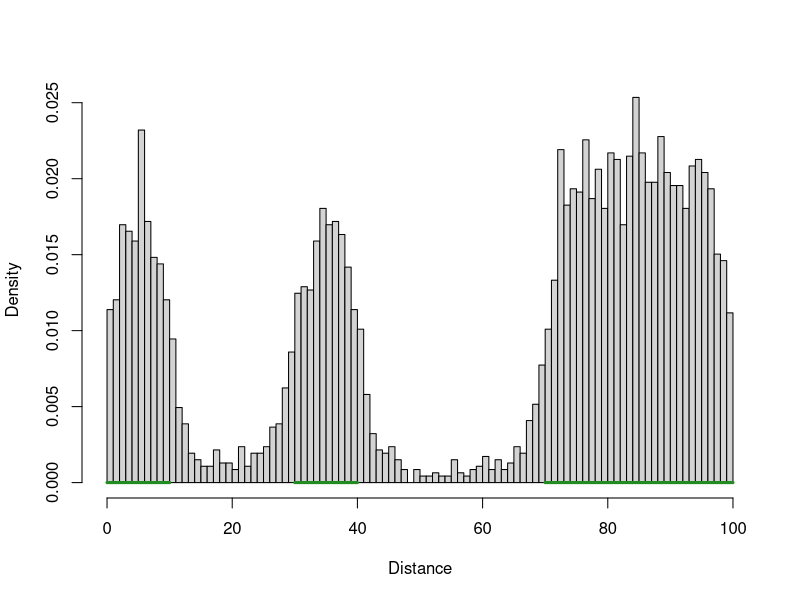
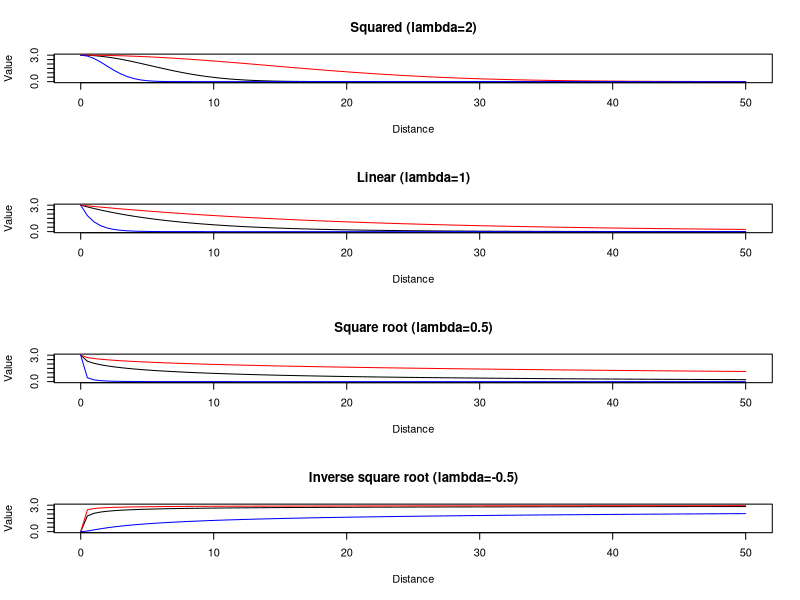
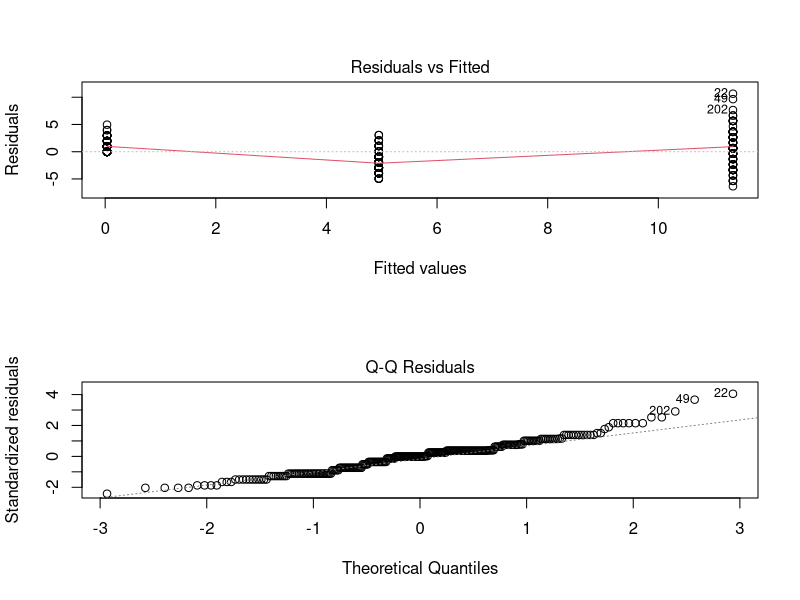
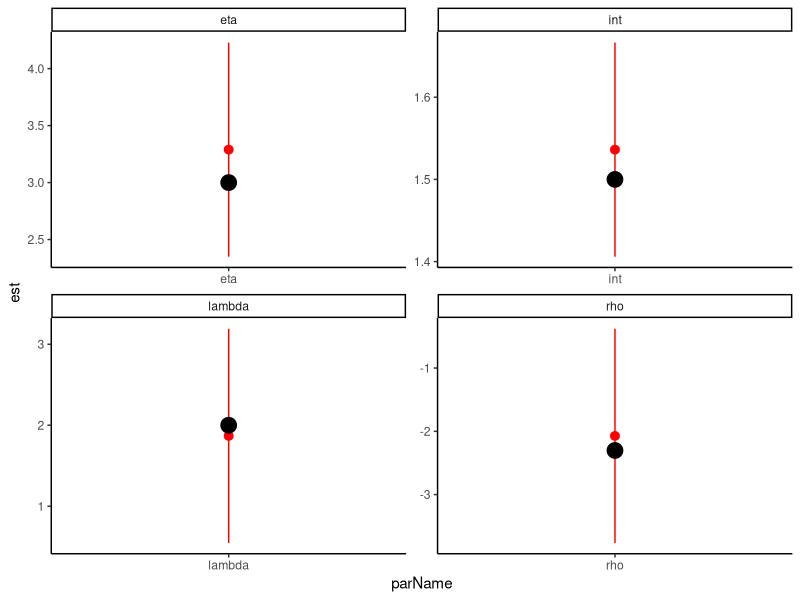

The R source for these figures, in order: (Note: this script raises an error after producing the figures.)
#Simulation to look at dispersal distances from seminatural features, SR 2020

library(tidyverse)

# Functions for simulation -------------------------------------------------------

#Idea: 2D world of habitable patches surrounded by uninhabitable matrix. 
#Organisms start in a patch, reproduce according to logistic growth equation (K related to size of patch), and then disperse according to some univariate normal distribution
#If they land in another/the same patch, they add to its population
#Basically just the theory of island biogeography + metapopulation stuff

#Function to generate distribution of propagules from some source
#patches - dataframe of patches: xmin, xmax, n = starting population
#worldLims - vector of x-limits
#r - rate of growth at n=0
#dispType - dispersal kernel ('normal','t','cauchy','ft')
#dispPars - vector of parameters for dispersal (SD, c(SD,nu) for t-dist, c(a,b) for fat-tailed)
#tim - time steps to take
#kfac - factor to multiply patch size by (raises K-constant of patch)
#propDisperse - proportion of organisms that disperse, rather than staying in the patch (between 0 and 1)
#figure - what type of figure should be displayed ('hist','dense','none')
#lastStep - should only last step be saved (T/F)
#returnDist - should locations of dispersers be returned as a vector (T/F)
mkDist <- function(patches,worldLims,r,dispType,dispPars,tim,kfac,propDisperse=1,figure='hist',lastStep=F,returnDist=F){
  #Helper functions
  
  #Logistic growth equation (n at t+1)
  ntPlus <- function(nt,r,K){
    nt+(r*nt*(1-(nt/K)))
  }
  
  #Generate random numbers from 2-sided fat tailed distribution
  #1-sided: function(d,a,b) 1/(1+a*d^b)
  rft2 <- function(n,a,b){
    d <- runif(n,0,1) #Random uniform
    posneg <- sample(c(-1,1),n,T) #Positive/negative 1
    return(posneg*((1-d)/(a*d))^(1/b))
  }
  
  #Parameters for patches
  patches$size <- with(patches,xmax-xmin) #Size of patch
  patches$mid <- rowMeans(patches[,c('xmax','xmin')]) #Middle of patch
  npatches <- nrow(patches) #number of patches
  
  # plot(0,type='n',xlim=range(patches[,c('xmax','xmin')]),ylim=c(0,30),xlab='',ylab='')
  # for(i in 1:length(patches)){
  #   with(patches,{
  #     lines(c(xmin[i],xmax[i]),c(0,0),col='forestgreen',lwd=3)
  #     points(rep(mean(c(xmin[i],xmax[i])),n[i]),1:(n[i]),pch=19)
  #   })
  # }
  
  recordDisp <- list() #List to store dispersal
  
  for(t in 1:tim){
    #Reproduce
    for(i in 1:npatches){
      patches$n[i] <- max(0,round(ntPlus(patches$n[i],r,patches$size[i]))) #Population cannot be negative
    }
    
    #Disperse
    
    # dLocs <- with(patches,unlist(mapply(rnorm,n,mid,disp))) #Disperse from middle of patch
    dLocs <- numeric(0) #Empty set to store locations
    for(i in 1:npatches){
      #Dispersal location for migrants - all individuals disperse if propDisperse == 1
      nDispersers <- round(patches$n[i]*propDisperse)
      
      dLocs <- with(patches,c(dLocs,switch(dispType, #Choose dispersal kernel
        normal=rnorm(nDispersers,runif(nDispersers,xmin[i],xmax[i]),dispPars[1]), #Normal distribution
        cauchy=rcauchy(nDispersers,runif(nDispersers,xmin[i],xmax[i]),dispPars[1]), #Cauchy
        t=rt(nDispersers,dispPars[2])*dispPars[1] + runif(nDispersers,xmin[i],xmax[i]), #Student's t (regularized)
        ft=rft2(nDispersers,dispPars[1],dispPars[2]) + runif(nDispersers,xmin[i],xmax[i]) #2-sided fat-tailed
      )))
                     
      #Should try fat-tailed as well, as in Chapman et al 2006
      #Formula f(d|a,b) = 1/(1+a*d^b); authors found a = 0.3-0.4, b = 1.5-1.6
      #Turns out this is impossible to integrate. Better to use t dist or cauchy dist.
      #https://besjournals.onlinelibrary.wiley.com/doi/full/10.1111/j.1365-2656.2006.01172.x
      
      patches$n[i] <- patches$n[i] - nDispersers #Remove migrants
      if(patches$n[i]<0) stop('Population negative')
    }
    
    #Assign migrants to new patches
    for(i in 1:npatches){
      #New population = residents + immigrants
      patches$n[i] <- patches$n[i] + sum(dLocs>=patches$xmin[i] & dLocs<=patches$xmax[i]) 
    }
    
    #Record location of all migrants (sucessful/unsuccessful)
    recordDisp[[t]] <- dLocs
  }
  
  if(lastStep) recordDisp <- recordDisp[[length(recordDisp)]] #Only saves the last time step
  
  recordDisp <- unlist(recordDisp) #Converts to vector
  recordDisp <- recordDisp[recordDisp>=min(worldLims)&recordDisp<=max(worldLims)] #Get rid of records outside of world range
  
  if(figure=='hist'|figure=='dens'){ #Make a figure of the dispersal data
    # plot(0,type='n',xlim=range(patches[,c('xmax','xmin')]),ylim=c(0,max(patches$n)),xlab='',ylab='') #Empty plot
    if(figure=='hist') hist(unlist(recordDisp),freq=F,main='',breaks=100,xlim=worldLims,xlab='Distance') #Histogram plot
    
    if(figure=='dens') plot(density(unlist(recordDisp)),zero.line=T,main='',xlim=worldLims,xlab='Distance') #Density plot
    
    
    for(i in 1:npatches){
      with(patches,{
        lines(c(xmin[i],xmax[i]),c(0,0),col='forestgreen',lwd=3)
        # if(n[i]>0) points(rep(mean(c(xmin[i],xmax[i])),n[i]),1:(n[i]),pch=19)
      })
    }
  }
  
  if(returnDist) return(recordDisp)

}

patches <- data.frame(xmin=c(0,30,70),xmax=c(10,40,100),n=c(5,5,15))
worldLims <- c(0,100)
r <- 1 #Rate of growth

# #normal distribution
# dispType <- 'normal'
# dispPars <- c(5)

# #t distribution
# dispType <- 't'
# dispPars <- c(5,3) #dispersal parameters

# #cauchy distribution 
# dispType <- 'cauchy'
# dispPars <- c(1) #dispersal parameters

#2-sided fat-tailed distribution
dispType <- 'ft'
dispPars <- c(0.4,1.5) #dispersal parameters

tim <- 1000 #Time steps
kfac <- 10 #Factor to multiply k by (change carrying capacity for all patches)

#Works
mkDist(patches,worldLims,r,dispType,dispPars,tim,kfac,propDisperse=0.1,figure='hist',lastStep=F,returnDist=F)

#Function to generate random 1-D landscapes
# worldLim: vector of x-limits to world
# nPatches: number of patches to generate
# nWorlds: number of random landscapes to generate (Go then. There are other worlds than these.)
# leaveClear: location(s) to check if patches intersect (reject intersecting worlds). NA indicates no patches needed
mkLandscape <- function(worldLims,nPatches,nWorlds=1,leaveClear=NA){
  #Width of world
  worldWidth <- max(worldLims)-min(worldLims)
  #Number of non-overlapping points
  nPoints <- ifelse(any(is.na(leaveClear)),0,length(leaveClear))
  
  require(gtools)
  nBreaks <- (nPatches*2)+1 #Dimensions for dirichlet process
  outputList <- list()
  listInd <- 1 #Index for list
  
  while(length(outputList)<nWorlds){
    #Generate "cut up string" of locations using dirichlet process
    breakLocs <- cumsum(c(0,rdirichlet(1,rep(1,nBreaks))))*worldWidth + min(worldLims) 
    
    #Assemble into data frame
    patches <- data.frame(xmin=breakLocs[1:length(breakLocs)-1],xmax=breakLocs[2:length(breakLocs)])
    patches <- patches[seq(2,nrow(patches)-1,2),] #Choose only "middle" patches
    rownames(patches) <- NULL #Reset row names
    
    #Check intersection criteria
    pass <- nPoints==0 || !any(rep(patches$xmax,nPoints)>=rep(leaveClear,each=nPatches) & 
                   rep(leaveClear,each=nPatches)>=rep(patches$xmin,nPoints))
    
    if(pass) { #If it passes, append to list
      outputList[[listInd]] <- patches 
      # patches$size <- patches$xmax-patches$xmin #Calculate patch size
      listInd <- listInd + 1 #Increment counter
    }
  }
  return(outputList)
}

#Function to extract "onion skin" proportions of patch cover at distances from cent
# patches: dataframe with xlims of patches
# cent: vector of centre locations
# rad: length of radius
# nSlice: number of slices to take from 0 to rad
onionSkin <- function(patches,cent,rad,nSlice,scale=F){
  #Helper function
  overlap <- function(t1,t2,b1,b2){ #How much of a target line (t1,t2) overlaps the boundary line (b1,b2)
    if(t1>=t2|b1>=b2) stop('Second argument (t2/b2) must be larger than first (t1/b1)')
    max(0,min(t2,b2)-max(t1,b1))
  }
  
  #Setup 
  nPatch <- nrow(patches) #Number of patches specified
  nCent <- length(cent) #Number of point centres to use
  wSlice <- rad/nSlice #Width of a slice
  
  #Matrix for storing values
  results <- matrix(rep(NA,nCent*nSlice),nrow=nCent,ncol=nSlice)
  rownames(results) <- cent
  colnames(results) <- paste0('d',format(round(seq(wSlice,rad,wSlice),2),nsmall=2,trim=T))
  
  for(i in 1:nCent){ #For each point centre
    for(j in 1:nSlice){ #For each slice
      #Boundaries for each slice
      left <- c(cent-wSlice*j,cent-wSlice*(j-1))
      right <- c(cent+wSlice*(j-1),cent+wSlice*j)
      results[i,j] <- 0 #Initialize to zero
      for(k in 1:nPatch){
        results[i,j] <- results[i,j] + #Add overlap 
          overlap(patches$xmin[k],patches$xmax[k],left[1],left[2]) + 
          overlap(patches$xmin[k],patches$xmax[k],right[1],right[2])
      }
    }
  }
  if(scale){ #Scales results to proportion of area in slices
    results <- results/(rad*2/nSlice)
  }
  return(results) #Output
}

#Negative exponential decay function
#d: distance
#eta: intercept at d=0
#rho: rate of decay with distance (estimate on log scale)
#lambda: power term to use with distance
negExp <- function(d,eta,rho,lambda) eta*exp(-(rho^2)*(d^lambda))
par(mfrow=c(4,1)); curve(negExp(x,3,exp(-2),2),0,50,main='Squared (lambda=2)',ylim=c(0,3),xlab='Distance',ylab='Value') #squared exponential
curve(negExp(x,3,exp(-3),2),0,50,col='red',add=T) 
curve(negExp(x,3,exp(-1),2),0,50,col='blue',add=T) 
curve(negExp(x,3,exp(-1),1),0,50,main='Linear (lambda=1)',ylim=c(0,3),xlab='Distance',ylab='Value')
curve(negExp(x,3,exp(-1.5),1),0,50,add=T,col='red')
curve(negExp(x,3,exp(0),1),0,50,add=T,col='blue') 
curve(negExp(x,3,exp(-0.5),0.5),0,50,main='Square root (lambda=0.5)',ylim=c(0,3),xlab='Distance',ylab='Value')
curve(negExp(x,3,exp(-1),0.5),0,50,add=T,col='red')
curve(negExp(x,3,exp(0.5),0.5),0,50,add=T,col='blue') 
curve(negExp(x,3,exp(-0.5),-0.5),0,50,main='Inverse square root (lambda=-0.5)',ylim=c(0,3),xlab='Distance',ylab='Value')
curve(negExp(x,3,exp(-1),-0.5),0,50,add=T,col='red')
curve(negExp(x,3,exp(0.5),-0.5),0,50,add=T,col='blue') 
par(mfrow=c(1,1))


# Simple situation --------------------------------------------------------

theme_set(theme_classic())

#1 large patch on left side
patches <- data.frame(xmin=c(0),xmax=c(20),n=c(5))
worldLims <- c(0,100)
r <- 1 #Rate of growth
tim <- 2000 #Time steps
kfac <- 10 #Factor to multiply k by

#Simulate dispersal at 3 distances (25,50,75)
dispDist <- lapply(1:100,function(x){
  data.frame(d=mkDist(patches,worldLims,r,dispType='ft',dispPars=c(0.4,1.5),tim,kfac,propDisperse=0.1,figure='none',lastStep=F,returnDist=T)) %>% 
    filter(d>20) %>% mutate(d=d-20) %>% #Removes dispersals within patch
    # ggplot(aes(x=d))+geom_histogram()
    mutate(d=case_when(d>20&d<30 ~ 'near', d>45&d<55 ~ 'mid', d>70&d<80 ~ 'far')) %>% filter(!is.na(d)) %>% 
    mutate(d=factor(d,levels=c('near','mid','far'))) %>% group_by(d,.drop=F) %>% summarize(n=n()) %>% ungroup() %>% 
    mutate(d=case_when(d=='near' ~ 25, d=='mid' ~ 50, d=='far' ~ 75)) %>% 
    mutate(rep=x)
})
dispDist <- do.call('rbind',dispDist) %>% 
  mutate(rep=factor(rep))

mod1 <- dispDist %>% mutate(d=scale(d)) %>% 
  glm(n~d,data=.,family='poisson')

mod1 <- dispDist %>% mutate(logn=log(n+0.1),d=d) %>% 
  lm(n~sqrt(d),data=.)

# mod1 <- dispDist %>% mutate(d=scale(d)) %>% 
#   glmer(n~d+(d|rep),data=.,family='poisson')
summary(mod1)
par(mfrow=c(2,1)); plot(mod1,which=c(1,2))


# Radial functional regression --------------------------------------------

#Step 1: simulate data

#Create some fake landscapes
patches <- mkLandscape(c(0,100),nPatches=1,nWorlds=30,leaveClear=50)
patches <- c(patches,mkLandscape(c(0,100),nPatches=2,nWorlds=30,leaveClear=50))
patches <- c(patches,mkLandscape(c(0,100),nPatches=3,nWorlds=30,leaveClear=50))
#Get composition in rings around site
rings <- lapply(patches,onionSkin,cent=50,rad=50,nSlice=10,scale=T)
rings <- as.data.frame(do.call('rbind',rings))
row.names(rings) <- NULL

#Parameters for generation
int <- 1.5 #intercept
dists <- seq(5,50,5)-2.5 #Distances from centre
eta <- 3
rho <- 0.1
coefs <- negExp(dists,eta,rho,2)
mu <- exp(int+(as.matrix(rings) %*% coefs))
counts <- rpois(length(mu),mu)

#Step 2: estimate coefficients

# #log-likelihood function
# ll <- function(pars,dat,type='poisson'){
#   #unpack coefficients
#   int <- pars[1] #intercept
#   eta <- pars[2] #height of increase
#   rho <- exp(pars[3]) #distance decay
#   lambda <- pars[4] #lambda
#   if(type=='negbin') theta <- pars[5]
#   #unpack dependent vars
#   y <- dat[[1]] #counts
#   d <- dat[[2]] #distances
#   mat <- dat[[3]] #matrix of composition at distances
#   
#   yhat <- exp(int + (mat %*% negExp(d,eta,rho,lambda))) 
#   nll <- switch(type,poisson=-sum(dpois(y,yhat,log=T)),
#                 negbin=-sum(dnbinom(y,mu=yhat,size=theta,log=T)))
#   return()
#   return(nll)
# }

#negative log-likelihood function for onion skin method
nllOnion <- function(pars,dat,pdf='poisson',intercept=F){
  #unpack dependent vars
  y <- dat[[1]] #counts
  d <- dat[[2]] #distances
  mat <- dat[[3]] #matrix of composition at distances
  scal <- dat[[4]] #vector of weights (represent size of radii)
  
  #unpack coefficients
  if(intercept){ #If using intercept
    int <- pars[1] #First parameter is intercept
    getPars <- 2 #Offsets rank of other parameters
  } else {
    int <- 0 #No intercept
    getPars <- 1
  }
  eta <- pars[getPars] #height of increase
  rho <- exp(pars[getPars+1]) #distance decay
  lambda <- pars[getPars+2] #lambda parameter
  
  if(pdf=='negbin'){ #If using a negative binomial distribution
    theta <- exp(pars[getPars+3]) # theta
  }
  
  #Multiply matrix by scal
  mat <- mat*matrix(rep(scal,nrow(mat)),ncol=length(scal),byrow=T)
  
  #Expected value
  yhat <- exp(int + mat %*% negExp(d,eta,rho,lambda))
  
  #Log likelihood
  nll <- switch(pdf, 
                poisson=-sum(dpois(y,yhat,log=T)),
                negbin=-sum(dnbinom(y,mu=yhat,size=theta,log=T)))
  return(nll)
}

#Test
datList <- list(counts,dists,as.matrix(rings),scal=rep(1,length(dists)))
nllOnion(c(1.5,3,log(0.1),2),datList,intercept=T) #Looks ok
# debugonce(nllOnion)

#Estimate
est <- optim(c(1.5,3,0.1,2),nllOnion,dat=datList,intercept=T,hessian=T) 
if(any(eigen(est$hessian)$values<=0)) print('Non-positive definite Hessian')

data.frame(parName=c('int','eta','rho','lambda'),est=est$par, #Estimates look OK
           se=sqrt(diag(solve(est$hessian))),actual=c(1.5,3,log(0.1),2)) %>% 
  ggplot(aes(x=parName,y=est))+geom_pointrange(aes(ymax=est+se*1.96,ymin=est-se*1.96),col='red')+
  geom_point(aes(y=actual),col='black',size=5)+
  facet_wrap(~parName,scales='free')

#Bootstrap CIs for curve
bootRep <- replicate(200,expr={
  N <- length(datList[[1]])
  s <- sample(c(1:N),N,TRUE)
  dat <- list(datList[[1]][s],datList[[2]],datList[[3]][s,])
  bootEst <- optim(c(1.5,3,0.1,2),ll,dat=dat,hessian=T)$par
  negExp(0:100,bootEst[2],exp(bootEst[3]),bootEst[4])
  })

#Coefficient curve looks OK
data.frame(dist=0:100,t(apply(bootRep,1,function(x) quantile(x,c(0.5,0.95,0.05)))),
           actual=negExp(0:100,3,0.1,2)) %>% 
  rename('med'=X50.,'upr'=X95.,'lwr'=X5.) %>% 
  ggplot(aes(x=dist))+geom_ribbon(aes(ymax=upr,ymin=lwr),alpha=0.3,fill='red')+
  geom_line(aes(y=med),col='red')+
  geom_line(aes(y=actual))+xlim(0,50)+
  labs(x='Distance',y='Coefficient')

#Predicted vs actual values - looks OK
data.frame(counts=counts,pred=exp(est$par[1]+(as.matrix(rings) %*% negExp(dists,est$par[2],exp(est$par[3]),est$par[4])))) %>% 
  ggplot(aes(x=counts+1,y=pred))+geom_point()+
  geom_abline(intercept=0,slope=1,col='red')+
  scale_x_log10()+scale_y_log10()

#Negbin version:
theta <- 2.5 #Dispersion for negbin
counts <- rnbinom(length(mu),mu=mu,size=theta) #Same generating parameters, but use negative binomial instead of poisson

#Test
datList <- list(counts,dists,as.matrix(rings),scal=rep(1,length(dists)))
nllOnion(c(1.5,3,log(0.1),2,2.5),datList,pdf='negbin',intercept=T) #Looks ok

#Estimate
est <- optim(c(1.5,3,log(0.1),2,2.5),nllOnion,pdf='negbin',dat=datList,intercept=T,hessian=T) 
if(any(eigen(est$hessian)$values<=0)) print('Non-positive definite Hessian')

data.frame(parName=c('int','eta','rho','lambda','theta'),est=est$par, #Estimates look OK
           se=sqrt(diag(solve(est$hessian))),actual=c(1.5,3,log(0.1),2,log(2.5))) %>% 
  ggplot(aes(x=parName,y=est))+geom_pointrange(aes(ymax=est+se*1.96,ymin=est-se*1.96),col='red')+
  geom_point(aes(y=actual),col='black',size=5)+
  facet_wrap(~parName,scales='free')

#Bootstrap CIs for curve
bootRep <- replicate(200,expr={
  N <- length(datList[[1]])
  s <- sample(c(1:N),N,TRUE)
  dat <- list(datList[[1]][s],datList[[2]],datList[[3]][s,],datList[[4]])
  bootEst <- optim(est$par,nllOnion,pdf='negbin',dat=dat,hessian=T)$par
  negExp(0:100,bootEst[2],exp(bootEst[3]),bootEst[4])
})

#Coefficient curve looks OK
data.frame(dist=0:100,t(apply(bootRep,1,function(x) quantile(x,c(0.5,0.95,0.05)))),
           actual=negExp(0:100,3,0.1,2)) %>% 
  rename('med'=X50.,'upr'=X95.,'lwr'=X5.) %>% 
  ggplot(aes(x=dist))+geom_ribbon(aes(ymax=upr,ymin=lwr),alpha=0.3,fill='red')+
  geom_line(aes(y=med),col='red')+
  geom_line(aes(y=actual))+xlim(0,50)+
  labs(x='Distance',y='Coefficient')

#Predicted vs actual values - looks OK
data.frame(counts=counts,pred=exp(est$par[1]+(as.matrix(rings) %*% negExp(dists,est$par[2],exp(est$par[3]),est$par[4])))) %>% 
  ggplot(aes(x=counts+1,y=pred))+geom_point()+
  geom_abline(intercept=0,slope=1,col='red')+
  scale_x_log10()+scale_y_log10()

#Having trouble with this. Seems to be right on the border of what's estimable. Perhaps intercept 
  

# RRG with simulated data -------------------------------------------------

#Step 1: generate worlds

sampleLims <- c(47.5,52.5)

worlds <- list() 
for(n in 1:5) worlds <- c(worlds,mkLandscape(worldLims=c(0,100),nPatches=n,nWorlds=100,leaveClear=sampleLims[1]:sampleLims[2]))

#Step 2: simulate dispersion and extract counts of dispersers

#Add 1 population to each world
worlds <- lapply(worlds,function(x) data.frame(x,n=1))

#Simulates dispersion, and extracts counts between sampleLims
counts <- lapply(worlds,function(x,sL) {
  temp <- mkDist(x,worldLims=c(0,100),r=1,dispType='ft',dispPars=c(0.4,1.5),tim=400,kfac=10,propDisperse=0.1,figure='none',lastStep=F,returnDist=T)
  temp <- temp[temp>=min(sL)&temp<=max(sL)]
  return(temp)},sL=sampleLims)
counts <- sapply(counts,length)

#Step 3: extract landscape data - nearest neighbour, 5m rings, and various radii

#Nearest neighbour distance
nnDist <- sapply(worlds,function(x,sL){
  x <- unlist(x[,-3])
  return(min(abs(c(sL[1]-x,sL[2]-x))))
},sL=sampleLims)
hist(nnDist)

#Ring composition in 5m slices
ringComp <- t(sapply(worlds,function(x) onionSkin(x,cent=50,rad=50,nSlice=10,scale=T)))
ringDist <- seq(5,50,length.out=10)-2.5
colnames(ringComp) <- paste0('d',ringDist)
par(mfrow=c(5,2)); for(i in 1:10) hist(ringComp[,i],main=i); par(mfrow=c(1,1)) #Looks OK

#Composition within a 10m-50m radius, by 5m increments
totalComp <- t(apply(ringComp,1,function(x) cummean(x)[-1]))
colnames(totalComp) <- paste0('d',seq(10,50,5))

#Step 4: compare types of regression to see which one works best



par(mfrow=c(1,1)); curve(negExp(x,3,exp(-2),1),0,50,ylim=c(0,3)); curve(negExp(x,3,exp(-1),1),0,50,add=T,col='red')

datList <- list(counts,ringDist,ringComp,scal=rep(1,length(ringDist)))

#Works - eta,rho,lambda,theta
nllOnion(c(3,1,1),dat=datList,pdf='negbin',intercept=F,lambda=1)
debugonce(nllOnion)

#NegBin - no intercept
(omod1 <- optim(c(3,1,1),nllOnion,
                dat=datList,pdf='negbin',intercept=F,lambda=1,hessian=T))
if(any(eigen(omod1$hessian)$values<=0)) print('Non-positive definite Hessian')
data.frame(est=omod1$par,se=sqrt(diag(solve(omod1$hessian)))) #Looks OK
curve(negExp(x,omod1$par[1],exp(omod1$par[2]),omod1$par[3]),0,50,xlab='Dist',ylab='Coef') #Looks OK

#NegBin - no intercept - squared decay
(omod2 <- optim(c(3,-1,0),nllOnion,
                # method='L-BFGS-B',lower=c(-10,-10,-10),upper=c(10,10,10),
                dat=datList,type='sq',pdf='negbin',intercept=F,hessian=T))
if(any(eigen(omod2$hessian)$values<=0)) print('Non-positive definite Hessian')
data.frame(est=omod2$par,se=sqrt(diag(solve(omod2$hessian)))) #Looks OK
curve(sqExp(x,omod2$par[1],exp(omod2$par[2])),0,sqrt(50),xlab='sqrt Dist',ylab='Coef',add=T,col='red') #Looks OK

#NegBin - intercept - linear decay
(omod3 <- optim(c(0,5.6,-1,0.8),nllOnion,
                # method='L-BFGS-B',lower=c(-10,-10,-10,-10),upper=c(10,10,10,10),
                dat=datList,type='ln',pdf='negbin',intercept=T,hessian=T))
if(any(eigen(omod3$hessian)$values<=0)) print('Non-positive definite Hessian')
data.frame(est=omod3$par,se=sqrt(diag(solve(omod3$hessian)))) #Looks OK
curve(lnExp(x,omod3$par[2],exp(omod3$par[3]))+omod3$par[1],0,sqrt(50),xlab='sqrt Dist',ylab='Coef') #Looks OK

#NegBin - intercept - squared decay
(omod4 <- optim(c(0,5.6,-1,0.8),nllOnion,
                # method='L-BFGS-B',lower=c(-10,-10,-10,-10),upper=c(10,10,10,10),
                dat=datList,type='sq',pdf='negbin',intercept=T,hessian=T))
if(any(eigen(omod4$hessian)$values<=0)) print('Non-positive definite Hessian')
data.frame(est=omod4$par,se=sqrt(diag(solve(omod4$hessian)))) #Looks OK
curve(sqExp(x,omod4$par[2],exp(omod4$par[3]))+omod3$par[1],0,sqrt(50),xlab='sqrt Dist',ylab='Coef',add=T,col='red') #Looks OK

#Standard nnDist GLMs - highly overdispersed, so using negbin
mod1 <-MASS::glm.nb(counts~dist,data=data.frame(count=counts,dist=sqrt(nnDist))) 
par(mfrow=c(2,1)); plot(mod1,which=c(1,2)); par(mfrow=c(1,1)) #Better, but still not great

#Compare different fixed radii as predictors
mod2 <- list()
mod2[[1]] <- MASS::glm.nb(counts~ringComp[,1])
par(mfrow=c(2,1)); plot(mod2[[1]],which=c(1,2))
for(i in 1:ncol(totalComp)){
  mod2[[i+1]] <- MASS::glm.nb(counts~totalComp[,i])
  plot(mod2[[i+1]],which=c(1,2))
}
par(mfrow=c(1,1))

#Assemble model results
modResults <- data.frame(model=c('Onion - No Intercept - Linear','Onion - No Intercept - Square','Onion - Intercept - Linear','Onion - Intercept - Square'),
                         logLik=sapply(list(omod1,omod2,omod3,omod4),function(x) -x$value),
                         nPars=c(3,3,4,4)) %>% bind_rows(
                           data.frame(model=c('LM - Int - Nearest neighbour',paste0('LM - Int - radius',ringDist+2.5)),
                                      logLik=c(logLik(mod1),sapply(mod2,logLik)),nPars=rep(3,1+length(mod2)))
                         ) %>% mutate(AIC=(-2*logLik)+(2*nPars),model=factor(model,levels=model)) %>% 
  mutate(deltaAIC=AIC-min(AIC),rank=rank(deltaAIC)) %>% separate(model,c('modType','intercept','predictor'),sep=' - ') %>% 
  mutate(predictor=ifelse(predictor=='Linear'|predictor=='Square',paste0(predictor,' decay'),predictor))
  
#Likelihood plot
plot(ringDist+2.5,sapply(mod2,logLik),ylab='log likelihood',xlab='Distance',pch=19,type='b',ylim=range(modResults$logLik))
abline(h=logLik(mod1),lty='dashed')
text(40,logLik(mod1),'Nearest patch')
text(40,logLik(mod2[[8]])+25,'Varying\nradii')
abline(h=modResults$logLik[grepl('Onion',modResults$modType)],col='red',lty='dashed')
# text(40,-1465,'"Onion-ring" models',col='red')
with(modResults,
     text(40,logLik[grepl('Onion',modType)],paste(predictor[grepl('Onion',modType)],intercept[grepl('Onion',modType)],sep='-'),col='red')
     )
legend('bottom',legend=c('Standard GLM','"Onion-skin" GLM'),fill=c('black','red'), y.intersp=0.8,x.intersp=0.5)

#Check results of best model (Onion Intercept Linear Decay)
omod3$par

#Bootstrap CIs for slope coefficients
bootCoef <- replicate(100,{
  samps <- sample(1:length(datList[[1]]),length(datList[[1]]),replace=T)
  tempDat <- list(datList[[1]][samps],datList[[2]],datList[[3]][samps,],datList[[4]])
  tempPars <- optim(omod3$par,nllOnion,dat=tempDat,type='ln',pdf='negbin',intercept=T,hessian=T)$par
  #Predictions for coefs at different distances
  tempRet <- lnExp(ringDist,tempPars[2],exp(tempPars[3]))
  names(tempRet) <- colnames(ringComp)
  return(tempRet)
})

data.frame(dist=ringDist+2.5,
           med=apply(bootCoef,1,median),upr=apply(bootCoef,1,function(x) quantile(x,0.95)),lwr=apply(bootCoef,1,function(x) quantile(x,0.05))) %>% 
  ggplot(aes(dist,med))+geom_ribbon(aes(ymax=upr,ymin=lwr),alpha=0.3)+
  geom_line()+
  labs(x='Distance',y='Slope coefficient')

#Bootstrap CIs for predicted values
bootPred <- replicate(100,{
  samps <- sample(1:length(datList[[1]]),length(datList[[1]]),replace=T) #Samples to take
  tempDat <- list(datList[[1]][samps],datList[[2]],datList[[3]][samps,],datList[[4]]) #Re-sampled data
  tempPars <- optim(omod3$par,nllOnion,dat=tempDat,type='ln',pdf='negbin',intercept=T,hessian=T)$par
  # #Predictions for coefs at different distances
  # tempRet <- lnExp(ringDist,tempPars[2],exp(tempPars[3]))
  # names(tempRet) <- colnames(ringComp)
  #Generate expected values
  tempRet <- as.vector(exp(tempPars[1] + datList[[3]] %*% lnExp(ringDist,tempPars[2],exp(tempPars[3]))))
  # plot(as.vector(exp(tempPars[1] + datList[[3]] %*% lnExp(ringDist,tempPars[2],exp(tempPars[3])))),counts,xlab='pred',ylab='actual')
  # abline(0,1,col='red')
  return(tempRet)
  rm(samps,tempDat,tempPars,tempRet)
})

#This looks really overdispersed
data.frame(counts=counts,
           patches=rep(1:5,each=100),
           pred=as.vector(exp(omod3$par[1] + ringComp %*% lnExp(ringDist,omod3$par[2],exp(omod3$par[3])))),
           med=apply(bootPred,1,median),
           upr=apply(bootPred,1,function(x) quantile(x,0.95)), lwr=apply(bootPred,1,function(x) quantile(x,0.05))) %>% 
  ggplot(aes(x=counts+1,y=pred))+ # geom_pointrange(aes(x=counts+0.1,y=med,ymax=upr,ymin=lwr))+
  geom_point()+
  facet_wrap(~patches)+
  labs(x='Actual',y='Predicted')
  # geom_smooth(method=lm,formula=y~exp(x),se=F)+
  # scale_y_log10()+scale_x_log10()
  

#Try this again, but with sqrt-transformed distances
datList <- list(counts,sqrt(ringDist),ringComp,scal=rep(1,length(ringDist)))

#NegBin - intercept - linear decay
(omod5 <- optim(c(0,5.6,-1,0.8),nllOnion,
                # method='L-BFGS-B',lower=c(-10,-10,-10,-10),upper=c(10,10,10,10),
                dat=datList,type='ln',pdf='negbin',intercept=T,hessian=T))
if(any(eigen(omod5$hessian)$values<=0)) print('Non-positive definite Hessian')
data.frame(est=omod5$par,se=sqrt(diag(solve(omod5$hessian)))) #Looks OK
curve(lnExp(x,omod5$par[2],exp(omod5$par[3]))+omod5$par[1],log(1),log(50),xlab='log(Dist)',ylab='Coef') #Looks OK

as.vector(exp(omod5$par[1] + ringComp %*% lnExp(ringDist,omod5$par[2],exp(omod5$par[3]))))
